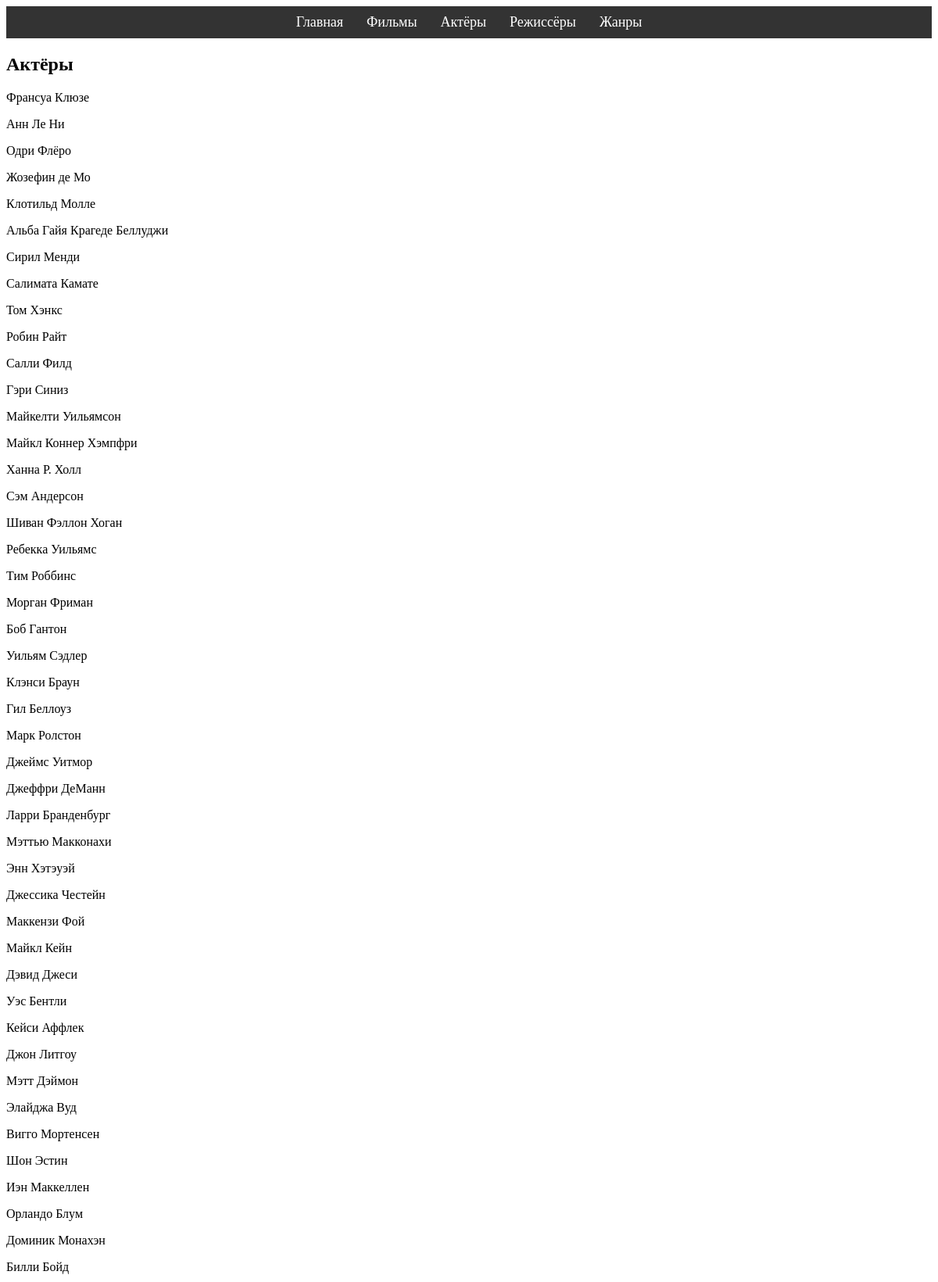
The page /actors/ (upper part) on the database its author committed.
### kinopoisk/models.py (models this page shows)
class MoviePerson(models.Model):
    class RoleType(models.TextChoices):
        ACTOR = 'actor', 'Actor'
        DIRECTOR = 'director', 'Director'
    name = models.CharField(max_length=255)
    birth_date = models.DateField(blank=True, null=True)
    photo = models.ImageField(
        upload_to="kinopoisk/images/person/photos/",
        blank=True, null=True)
    role = models.CharField(
        max_length=20, choices=RoleType.choices,
        blank=True, null=True)

### kinopoisk/views.py (the view)
# urls.py: path('actors/', actor_list, name='actor_list'),  # Список всех актеров.
def actor_list(request):  # Подсказываем
    actors = MoviePerson.objects.filter(role=MoviePerson.RoleType.ACTOR)
    return render(request, 'kinopoisk/person_list.html', {
        'persons': actors, 'title': 'Актёры'
    })

### templates/kinopoisk/person_list.html (shortened to what this page needs)
{% extends 'base.html' %}
{% block content %}
    <h2>{{ title }}</h2>
    {% for person in persons %}
        <p>{{ person.name }}</p>
    {% endfor %}
{% endblock %}

### rows shown on the page
MoviePerson: name "Франсуа Клюзе"
MoviePerson: name "Анн Ле Ни"
MoviePerson: name "Одри Флёро"
MoviePerson: name "Жозефин де Мо"
MoviePerson: name "Клотильд Молле"
MoviePerson: name "Альба Гайя Крагеде Беллуджи"
MoviePerson: name "Сирил Менди"
MoviePerson: name "Салимата Камате"
MoviePerson: name "Том Хэнкс"
MoviePerson: name "Робин Райт"
MoviePerson: name "Салли Филд"
MoviePerson: name "Гэри Синиз"
MoviePerson: name "Майкелти Уильямсон"
MoviePerson: name "Майкл Коннер Хэмпфри"
MoviePerson: name "Ханна Р. Холл"
MoviePerson: name "Сэм Андерсон"
MoviePerson: name "Шиван Фэллон Хоган"
MoviePerson: name "Ребекка Уильямс"
MoviePerson: name "Тим Роббинс"
MoviePerson: name "Морган Фриман"
MoviePerson: name "Боб Гантон"
MoviePerson: name "Уильям Сэдлер"
MoviePerson: name "Клэнси Браун"
MoviePerson: name "Гил Беллоуз"
MoviePerson: name "Марк Ролстон"
MoviePerson: name "Джеймс Уитмор"
MoviePerson: name "Джеффри ДеМанн"
MoviePerson: name "Ларри Бранденбург"
MoviePerson: name "Мэттью Макконахи"
MoviePerson: name "Энн Хэтэуэй"
MoviePerson: name "Джессика Честейн"
MoviePerson: name "Маккензи Фой"
MoviePerson: name "Майкл Кейн"
MoviePerson: name "Дэвид Джеси"
MoviePerson: name "Уэс Бентли"
MoviePerson: name "Кейси Аффлек"
MoviePerson: name "Джон Литгоу"
MoviePerson: name "Мэтт Дэймон"
MoviePerson: name "Элайджа Вуд"
MoviePerson: name "Вигго Мортенсен"
MoviePerson: name "Шон Эстин"
MoviePerson: name "Иэн Маккеллен"
MoviePerson: name "Орландо Блум"
MoviePerson: name "Доминик Монахэн"
MoviePerson: name "Билли Бойд"

### other values the page prints
{{ title }} "Актёры"
